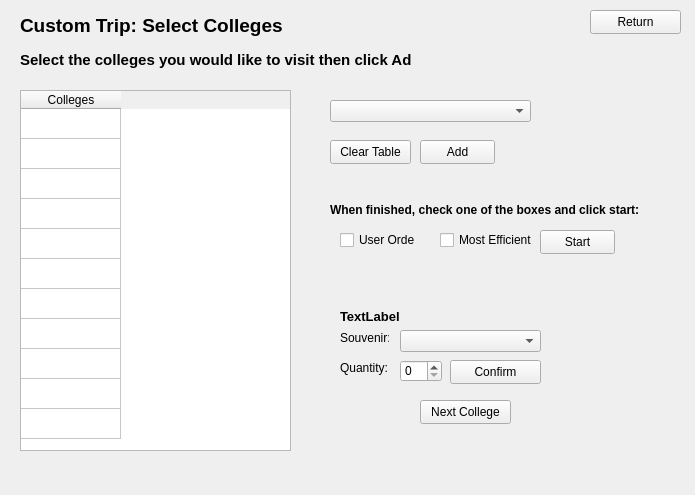
<?xml version="1.0" encoding="UTF-8"?>
<ui version="4.0">
 <class>customtrip</class>
 <widget class="QWidget" name="customtrip">
  <property name="geometry">
   <rect>
    <x>0</x>
    <y>0</y>
    <width>695</width>
    <height>495</height>
   </rect>
  </property>
  <property name="palette">
   <palette>
    <active/>
    <inactive/>
    <disabled/>
   </palette>
  </property>
  <property name="windowTitle">
   <string>Form</string>
  </property>
  <property name="autoFillBackground">
   <bool>false</bool>
  </property>
  <widget class="QLabel" name="label">
   <property name="geometry">
    <rect>
     <x>20</x>
     <y>10</y>
     <width>291</width>
     <height>31</height>
    </rect>
   </property>
   <property name="text">
    <string>&lt;html&gt;&lt;head/&gt;&lt;body&gt;&lt;p&gt;&lt;span style=&quot; font-size:14pt; font-weight:700;&quot;&gt;Custom Trip: Select Colleges&lt;/span&gt;&lt;/p&gt;&lt;/body&gt;&lt;/html&gt;</string>
   </property>
  </widget>
  <widget class="QTableWidget" name="tableWidget">
   <property name="geometry">
    <rect>
     <x>20</x>
     <y>90</y>
     <width>271</width>
     <height>361</height>
    </rect>
   </property>
   <property name="sizeAdjustPolicy">
    <enum>QAbstractScrollArea::AdjustToContents</enum>
   </property>
   <attribute name="verticalHeaderVisible">
    <bool>false</bool>
   </attribute>
   <row>
    <property name="text">
     <string>New Row</string>
    </property>
   </row>
   <row>
    <property name="text">
     <string>New Row</string>
    </property>
   </row>
   <row>
    <property name="text">
     <string>New Row</string>
    </property>
   </row>
   <row>
    <property name="text">
     <string>New Row</string>
    </property>
   </row>
   <row>
    <property name="text">
     <string>New Row</string>
    </property>
   </row>
   <row>
    <property name="text">
     <string>New Row</string>
    </property>
   </row>
   <row>
    <property name="text">
     <string>New Row</string>
    </property>
   </row>
   <row>
    <property name="text">
     <string>New Row</string>
    </property>
   </row>
   <row>
    <property name="text">
     <string>New Row</string>
    </property>
   </row>
   <row>
    <property name="text">
     <string>New Row</string>
    </property>
   </row>
   <row>
    <property name="text">
     <string>New Row</string>
    </property>
   </row>
   <column>
    <property name="text">
     <string>Colleges</string>
    </property>
   </column>
  </widget>
  <widget class="QComboBox" name="comboBoxCollege">
   <property name="geometry">
    <rect>
     <x>330</x>
     <y>100</y>
     <width>201</width>
     <height>22</height>
    </rect>
   </property>
   <property name="placeholderText">
    <string>Select College</string>
   </property>
  </widget>
  <widget class="QLabel" name="label_2">
   <property name="geometry">
    <rect>
     <x>20</x>
     <y>50</y>
     <width>391</width>
     <height>21</height>
    </rect>
   </property>
   <property name="text">
    <string>&lt;html&gt;&lt;head/&gt;&lt;body&gt;&lt;p&gt;&lt;span style=&quot; font-size:11pt; font-weight:700;&quot;&gt;Select the colleges you would like to visit then click Add:&lt;/span&gt;&lt;/p&gt;&lt;/body&gt;&lt;/html&gt;</string>
   </property>
  </widget>
  <widget class="QPushButton" name="pushButton_clearTable">
   <property name="geometry">
    <rect>
     <x>330</x>
     <y>140</y>
     <width>81</width>
     <height>24</height>
    </rect>
   </property>
   <property name="text">
    <string>Clear Table</string>
   </property>
  </widget>
  <widget class="QPushButton" name="pushButton_addCollege">
   <property name="geometry">
    <rect>
     <x>420</x>
     <y>140</y>
     <width>75</width>
     <height>24</height>
    </rect>
   </property>
   <property name="text">
    <string>Add</string>
   </property>
  </widget>
  <widget class="QPushButton" name="pushButton_return">
   <property name="geometry">
    <rect>
     <x>590</x>
     <y>10</y>
     <width>91</width>
     <height>24</height>
    </rect>
   </property>
   <property name="text">
    <string>Return</string>
   </property>
  </widget>
  <widget class="QSpinBox" name="spinBox">
   <property name="geometry">
    <rect>
     <x>400</x>
     <y>360</y>
     <width>42</width>
     <height>22</height>
    </rect>
   </property>
  </widget>
  <widget class="QPushButton" name="pushButton_next">
   <property name="geometry">
    <rect>
     <x>420</x>
     <y>400</y>
     <width>91</width>
     <height>24</height>
    </rect>
   </property>
   <property name="text">
    <string>Next College</string>
   </property>
  </widget>
  <widget class="QComboBox" name="comboBox_purchase">
   <property name="geometry">
    <rect>
     <x>400</x>
     <y>330</y>
     <width>141</width>
     <height>22</height>
    </rect>
   </property>
  </widget>
  <widget class="QLabel" name="label_collegeName">
   <property name="geometry">
    <rect>
     <x>340</x>
     <y>306</y>
     <width>241</width>
     <height>21</height>
    </rect>
   </property>
   <property name="font">
    <font>
     <pointsize>10</pointsize>
     <weight>75</weight>
     <bold>true</bold>
    </font>
   </property>
   <property name="text">
    <string>TextLabel</string>
   </property>
  </widget>
  <widget class="QPushButton" name="pushButton_confirm">
   <property name="geometry">
    <rect>
     <x>450</x>
     <y>360</y>
     <width>91</width>
     <height>24</height>
    </rect>
   </property>
   <property name="text">
    <string>Confirm</string>
   </property>
  </widget>
  <widget class="QCheckBox" name="checkBoxuserOrder">
   <property name="geometry">
    <rect>
     <x>340</x>
     <y>230</y>
     <width>76</width>
     <height>20</height>
    </rect>
   </property>
   <property name="text">
    <string>User Order</string>
   </property>
  </widget>
  <widget class="QCheckBox" name="checkBox_2efficient">
   <property name="geometry">
    <rect>
     <x>440</x>
     <y>230</y>
     <width>101</width>
     <height>20</height>
    </rect>
   </property>
   <property name="text">
    <string>Most Efficient</string>
   </property>
  </widget>
  <widget class="QLabel" name="label_3">
   <property name="geometry">
    <rect>
     <x>330</x>
     <y>200</y>
     <width>311</width>
     <height>21</height>
    </rect>
   </property>
   <property name="text">
    <string>&lt;html&gt;&lt;head/&gt;&lt;body&gt;&lt;p&gt;&lt;span style=&quot; font-weight:700;&quot;&gt;When finished, check one of the boxes and click start:&lt;/span&gt;&lt;/p&gt;&lt;/body&gt;&lt;/html&gt;</string>
   </property>
  </widget>
  <widget class="QPushButton" name="pushButton_start">
   <property name="geometry">
    <rect>
     <x>540</x>
     <y>230</y>
     <width>75</width>
     <height>24</height>
    </rect>
   </property>
   <property name="text">
    <string>Start</string>
   </property>
  </widget>
  <widget class="QLabel" name="label_4_souvenir">
   <property name="geometry">
    <rect>
     <x>340</x>
     <y>330</y>
     <width>49</width>
     <height>16</height>
    </rect>
   </property>
   <property name="text">
    <string>Souvenir:</string>
   </property>
  </widget>
  <widget class="QLabel" name="label_5_quantity">
   <property name="geometry">
    <rect>
     <x>340</x>
     <y>360</y>
     <width>49</width>
     <height>16</height>
    </rect>
   </property>
   <property name="text">
    <string>Quantity:</string>
   </property>
  </widget>
 </widget>
 <resources/>
 <connections/>
</ui>
